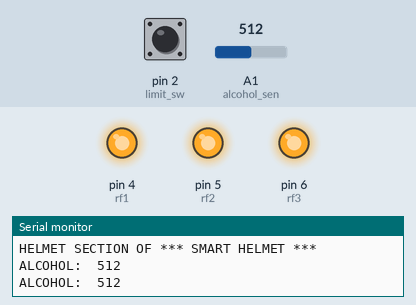
Simulated run of this sketch. Board: Arduino Uno, built with avr-gcc and run on an emulated ATmega328P. Shown: output pins drawn as LEDs (lit = HIGH), the last lines printed to the serial monitor. The inputs (shaded band) are chosen by the test bench; at power-on: A1 (alcohol_sen) = 512, pin 2 (limit_sw) HIGH.

Above: at 2.3 s.
2.4 s: A1 (alcohol_sen) set to 888
4.0 s: A1 (alcohol_sen) set to 917
At 4.7 s:
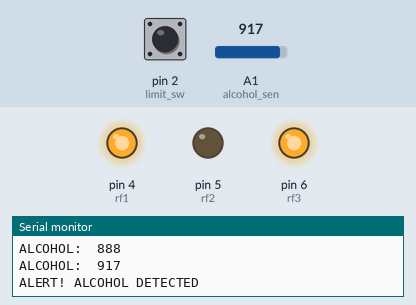
5.5 s: A1 (alcohol_sen) set to 900
At 6.4 s:
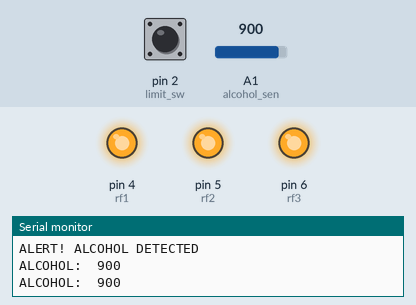
7.1 s: pin 2 (limit_sw) pulled LOW for 0.75 s
At 7.9 s:
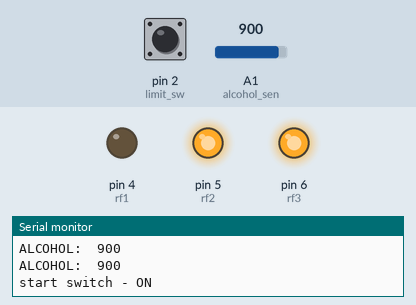
11.1 s: pin 2 (limit_sw) pulled LOW for 1 s
At 15.0 s:
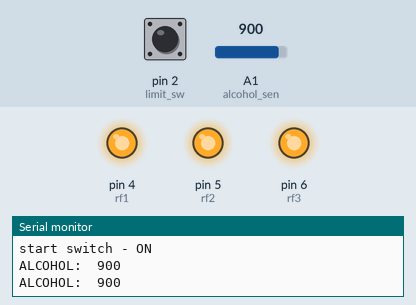
Timing chart, 0 to 16.3 s (numbered marks = the images above; inputs shaded):
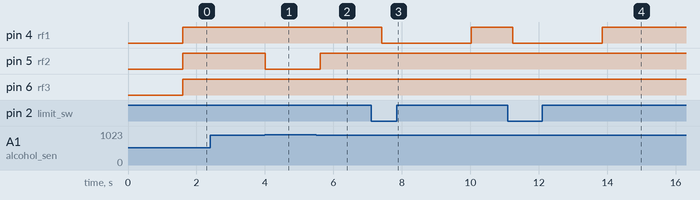

The sketch:

Tx_of_Smart_Helmet_iot_cvsr.ino
```cpp
#include<String.h>
#include <SoftwareSerial.h>
#define limit_sw 2
#define alcohol_sen A1
#define weight A0

SoftwareSerial SIM900(12,13);

#define buzzer 8

#define rf1 4
#define rf2 5
#define rf3 6
#define rf4 7

unsigned int alc = 0;
unsigned int ldr = 0;
unsigned int sw = 0;


void beep ()
{
  digitalWrite(buzzer, HIGH);
  delay(1000);
  digitalWrite(buzzer, LOW);
  delay(100);
}

void setup()
{
  // initialize serial for debugging
  Serial.begin(9600);
  Serial.println(F("HELMET SECTION OF *** SMART HELMET ***"));
SIM900.begin(9600);

  pinMode(buzzer, OUTPUT);
  //pinMode(light,OUTPUT);

  pinMode(alcohol_sen, INPUT);
  pinMode(limit_sw, INPUT);
  pinMode(weight, INPUT);

  pinMode(buzzer, INPUT);

  pinMode(rf1, OUTPUT);
  pinMode(rf2, OUTPUT);
  pinMode(rf3, OUTPUT);

  /*digitalWrite(rf1, HIGH);
    digitalWrite(rf2, HIGH);
    digitalWrite(rf3, HIGH);
    delay(1000);
      digitalWrite(rf1, LOW);
      digitalWrite(rf2, LOW);
      digitalWrite(rf3, LOW);
      delay(1000);

    digitalWrite(rf1, HIGH);
    digitalWrite(rf2, HIGH);
    digitalWrite(rf3, HIGH);
    delay(1000);
      digitalWrite(rf1, LOW);
      digitalWrite(rf2, LOW);
      digitalWrite(rf3, LOW);
      delay(1000);

    digitalWrite(rf1, HIGH);
    digitalWrite(rf2, HIGH);
    digitalWrite(rf3, HIGH);
    delay(1000);
      digitalWrite(rf1, LOW);
      digitalWrite(rf2, LOW);
      digitalWrite(rf3, LOW);
      delay(1000);
  */

  beep ();
}

void loop()
{
  delay(500);
  int alc_sen = analogRead(A1);
  Serial.print("ALCOHOL:");
  Serial.print("\t");
  Serial.println(alc_sen);
  if (alc_sen > 900)
  {
    Serial.println("ALERT! ALCOHOL DETECTED");


    digitalWrite(rf1, HIGH);
    digitalWrite(rf2, LOW);
    digitalWrite(rf3, HIGH);
    digitalWrite(buzzer, HIGH);
    delay(100);

SIM900.print("ALCOHOL ALERT\n");
    delay(1000);

  }
  else if (digitalRead(limit_sw) == LOW)    // Helmet On
  {
    Serial.println(F("start switch - ON "));
    digitalWrite(rf1, LOW);
    digitalWrite(rf2, HIGH);
    digitalWrite(rf3, HIGH);
     beep();
     SIM900.print("HELMET ALERT\n");
    delay(1000);
  }
  else {
    //Serial.println(F("bike start switch - OFF "));
    digitalWrite(rf1, HIGH);
    digitalWrite(rf2, HIGH);
    digitalWrite(rf3, HIGH);
    //beep();
    digitalWrite(buzzer,LOW);
    delay(100);
    //SIM900.println("NORMAL\r\n");
    //delay(500);
  }

}// loop
```

Measured:
- the behaviour switches between 900 and 901 on A1 (alcohol_sen) (found by bisection; images 0 and 1)
- after the input at 4.0 s, pin 5 (rf2): HIGH → LOW at once
- after the input at 5.5 s, pin 5 (rf2): LOW → HIGH after 0.12 s
- after the input at 7.1 s, pin 4 (rf1): HIGH → LOW after 0.32 s, → HIGH 2.6 s later
- after the input at 11.1 s, pin 4 (rf1): HIGH → LOW after 0.13 s, → HIGH 2.6 s later
